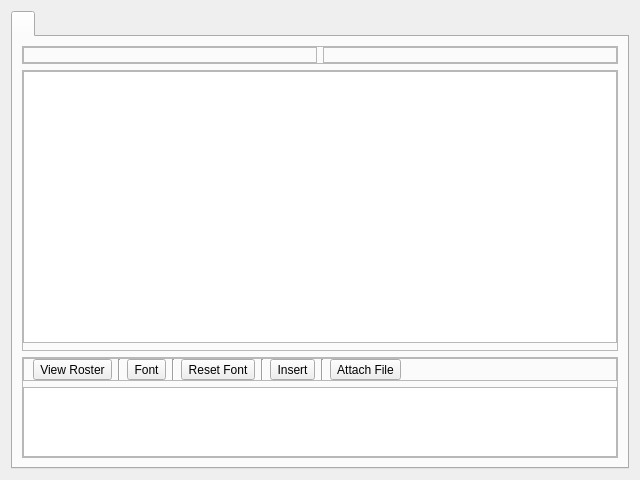
<?xml version="1.0" encoding="UTF-8"?>
<ui version="4.0">
 <class>GkXmppMessageDialog</class>
 <widget class="QDialog" name="GkXmppMessageDialog">
  <property name="geometry">
   <rect>
    <x>0</x>
    <y>0</y>
    <width>640</width>
    <height>480</height>
   </rect>
  </property>
  <property name="windowTitle">
   <string>&lt;callsign&gt; -- Small World Deluxe</string>
  </property>
  <layout class="QVBoxLayout" name="verticalLayout">
   <item>
    <widget class="QTabWidget" name="tabWidget_chat_window">
     <property name="currentIndex">
      <number>0</number>
     </property>
     <widget class="QWidget" name="tab_user_msg">
      <attribute name="title">
       <string>&lt;callsign-2&gt;</string>
      </attribute>
      <layout class="QVBoxLayout" name="verticalLayout_2">
       <item>
        <widget class="QFrame" name="frame_callsign">
         <property name="frameShape">
          <enum>QFrame::StyledPanel</enum>
         </property>
         <property name="frameShadow">
          <enum>QFrame::Raised</enum>
         </property>
         <layout class="QHBoxLayout" name="horizontalLayout">
          <property name="leftMargin">
           <number>0</number>
          </property>
          <property name="topMargin">
           <number>0</number>
          </property>
          <property name="rightMargin">
           <number>0</number>
          </property>
          <property name="bottomMargin">
           <number>0</number>
          </property>
          <item>
           <widget class="QFrame" name="frame_callsign_2_info">
            <property name="frameShape">
             <enum>QFrame::StyledPanel</enum>
            </property>
            <property name="frameShadow">
             <enum>QFrame::Raised</enum>
            </property>
            <layout class="QFormLayout" name="formLayout">
             <property name="leftMargin">
              <number>0</number>
             </property>
             <property name="topMargin">
              <number>0</number>
             </property>
             <property name="rightMargin">
              <number>0</number>
             </property>
             <property name="bottomMargin">
              <number>0</number>
             </property>
             <item row="0" column="0">
              <widget class="QLabel" name="label_callsign_2_icon">
               <property name="text">
                <string>&lt;callsign-2-icon&gt;</string>
               </property>
              </widget>
             </item>
             <item row="0" column="1">
              <widget class="QLabel" name="label_callsign_2_name">
               <property name="text">
                <string>&lt;callsign-2&gt;</string>
               </property>
              </widget>
             </item>
            </layout>
           </widget>
          </item>
          <item>
           <widget class="QFrame" name="frame_2">
            <property name="frameShape">
             <enum>QFrame::StyledPanel</enum>
            </property>
            <property name="frameShadow">
             <enum>QFrame::Raised</enum>
            </property>
           </widget>
          </item>
         </layout>
        </widget>
       </item>
       <item>
        <widget class="QFrame" name="frame_recv_msg_dialog">
         <property name="sizePolicy">
          <sizepolicy hsizetype="Preferred" vsizetype="Preferred">
           <horstretch>0</horstretch>
           <verstretch>75</verstretch>
          </sizepolicy>
         </property>
         <property name="frameShape">
          <enum>QFrame::StyledPanel</enum>
         </property>
         <property name="frameShadow">
          <enum>QFrame::Raised</enum>
         </property>
         <layout class="QVBoxLayout" name="verticalLayout_3">
          <property name="leftMargin">
           <number>0</number>
          </property>
          <property name="topMargin">
           <number>0</number>
          </property>
          <property name="rightMargin">
           <number>0</number>
          </property>
          <property name="bottomMargin">
           <number>7</number>
          </property>
          <item>
           <widget class="QTextBrowser" name="textBrowser_recv_msg_dialog">
            <property name="horizontalScrollBarPolicy">
             <enum>Qt::ScrollBarAlwaysOff</enum>
            </property>
           </widget>
          </item>
         </layout>
        </widget>
       </item>
       <item>
        <widget class="QFrame" name="frame_tx_msg_dialog">
         <property name="sizePolicy">
          <sizepolicy hsizetype="Preferred" vsizetype="Preferred">
           <horstretch>0</horstretch>
           <verstretch>25</verstretch>
          </sizepolicy>
         </property>
         <property name="frameShape">
          <enum>QFrame::StyledPanel</enum>
         </property>
         <property name="frameShadow">
          <enum>QFrame::Raised</enum>
         </property>
         <layout class="QVBoxLayout" name="verticalLayout_4">
          <property name="leftMargin">
           <number>0</number>
          </property>
          <property name="topMargin">
           <number>0</number>
          </property>
          <property name="rightMargin">
           <number>0</number>
          </property>
          <property name="bottomMargin">
           <number>0</number>
          </property>
          <item>
           <widget class="QFrame" name="frame_tx_msg_settings">
            <property name="frameShape">
             <enum>QFrame::StyledPanel</enum>
            </property>
            <property name="frameShadow">
             <enum>QFrame::Raised</enum>
            </property>
            <layout class="QHBoxLayout" name="horizontalLayout_2">
             <property name="topMargin">
              <number>0</number>
             </property>
             <property name="rightMargin">
              <number>0</number>
             </property>
             <property name="bottomMargin">
              <number>0</number>
             </property>
             <item>
              <widget class="QToolButton" name="toolButton_view_roster">
               <property name="text">
                <string>View Roster</string>
               </property>
              </widget>
             </item>
             <item>
              <widget class="Line" name="line_4">
               <property name="orientation">
                <enum>Qt::Vertical</enum>
               </property>
              </widget>
             </item>
             <item>
              <widget class="QToolButton" name="toolButton_font">
               <property name="text">
                <string>Font</string>
               </property>
              </widget>
             </item>
             <item>
              <widget class="Line" name="line">
               <property name="orientation">
                <enum>Qt::Vertical</enum>
               </property>
              </widget>
             </item>
             <item>
              <widget class="QToolButton" name="toolButton_font_reset">
               <property name="text">
                <string>Reset Font</string>
               </property>
              </widget>
             </item>
             <item>
              <widget class="Line" name="line_2">
               <property name="orientation">
                <enum>Qt::Vertical</enum>
               </property>
              </widget>
             </item>
             <item>
              <widget class="QToolButton" name="toolButton_insert">
               <property name="text">
                <string>Insert</string>
               </property>
              </widget>
             </item>
             <item>
              <widget class="Line" name="line_3">
               <property name="orientation">
                <enum>Qt::Vertical</enum>
               </property>
              </widget>
             </item>
             <item>
              <widget class="QToolButton" name="toolButton_attach_file">
               <property name="text">
                <string>Attach File</string>
               </property>
              </widget>
             </item>
             <item>
              <spacer name="horizontalSpacer_2">
               <property name="orientation">
                <enum>Qt::Horizontal</enum>
               </property>
               <property name="sizeHint" stdset="0">
                <size>
                 <width>40</width>
                 <height>20</height>
                </size>
               </property>
              </spacer>
             </item>
            </layout>
           </widget>
          </item>
          <item>
           <widget class="QTextEdit" name="textEdit_tx_msg_dialog">
            <property name="horizontalScrollBarPolicy">
             <enum>Qt::ScrollBarAlwaysOff</enum>
            </property>
            <property name="acceptRichText">
             <bool>false</bool>
            </property>
           </widget>
          </item>
         </layout>
        </widget>
       </item>
      </layout>
     </widget>
    </widget>
   </item>
  </layout>
 </widget>
 <tabstops>
  <tabstop>tabWidget_chat_window</tabstop>
  <tabstop>textBrowser_recv_msg_dialog</tabstop>
  <tabstop>textEdit_tx_msg_dialog</tabstop>
  <tabstop>toolButton_font</tabstop>
  <tabstop>toolButton_font_reset</tabstop>
  <tabstop>toolButton_insert</tabstop>
  <tabstop>toolButton_attach_file</tabstop>
 </tabstops>
 <resources/>
 <connections/>
</ui>
